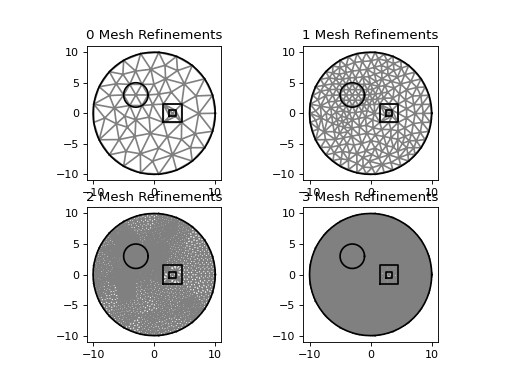

Write the Python code that produced this figure.
"""Example of a mesh refinement procedure."""
import matplotlib.pyplot as plt

from fish2eod import QESModel, Circle, Rectangle


class SimpleModel(QESModel):
    """Define a simple model with a circular background and a few geometric objects."""
    def create_geometry(self):
        bg = Circle((0, 0), 10)
        r1 = Rectangle.from_center((3, 0), 3)
        r2 = Rectangle.from_center((3, 0), 1)
        c = Circle((-3, 3), 2)

        self.model_geometry.add_domain('bg', bg, sigma=1)
        self.model_geometry.add_domain('fg', r1, sigma=1)
        self.model_geometry.add_domain('fg2', r2, sigma=1)
        self.model_geometry.add_domain('fg3', c, sigma=1)

"""
Highlight how mesh refinement works by remeshing the background and fg3 domains.
Each iteration a different number of refinements is performed increasing mesh resolution.
"""
plt.figure()
for n_refine in range(4):
    model = SimpleModel()
    model.compile(refine_domains=['bg', 'fg3'], n_refine=n_refine)
    plt.subplot(221+n_refine)
    plt.title(f"{n_refine} Mesh Refinements")
    model.plot_mesh()
    model.plot_geometry(color='k')
